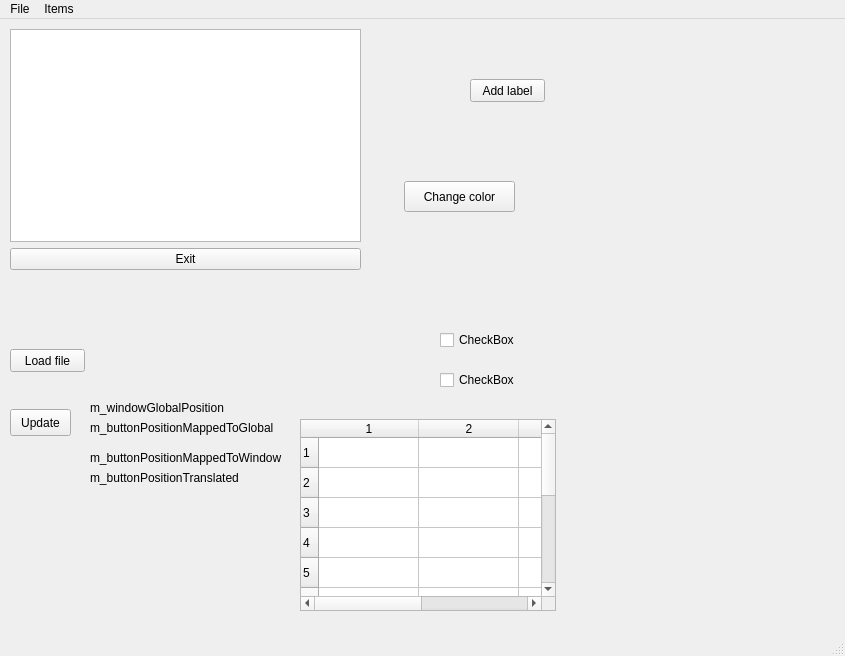
<?xml version="1.0" encoding="UTF-8"?>
<ui version="4.0">
 <class>MainWindow</class>
 <widget class="QMainWindow" name="MainWindow">
  <property name="geometry">
   <rect>
    <x>0</x>
    <y>0</y>
    <width>845</width>
    <height>656</height>
   </rect>
  </property>
  <property name="windowTitle">
   <string>MainWindow</string>
  </property>
  <widget class="QWidget" name="centralwidget">
   <widget class="QWidget" name="verticalLayoutWidget">
    <property name="geometry">
     <rect>
      <x>10</x>
      <y>10</y>
      <width>351</width>
      <height>241</height>
     </rect>
    </property>
    <layout class="QVBoxLayout" name="listAndExitButton">
     <property name="sizeConstraint">
      <enum>QLayout::SetDefaultConstraint</enum>
     </property>
     <item>
      <widget class="QListWidget" name="listView"/>
     </item>
     <item>
      <widget class="QPushButton" name="exitButton">
       <property name="text">
        <string>Exit</string>
       </property>
      </widget>
     </item>
    </layout>
   </widget>
   <widget class="QPushButton" name="m_loadFileButton">
    <property name="geometry">
     <rect>
      <x>10</x>
      <y>330</y>
      <width>75</width>
      <height>23</height>
     </rect>
    </property>
    <property name="text">
     <string>Load file</string>
    </property>
   </widget>
   <widget class="QLabel" name="m_windowGlobalPosition">
    <property name="geometry">
     <rect>
      <x>90</x>
      <y>380</y>
      <width>331</width>
      <height>17</height>
     </rect>
    </property>
    <property name="text">
     <string>m_windowGlobalPosition</string>
    </property>
   </widget>
   <widget class="QLabel" name="m_buttonPositionMappedToGlobal">
    <property name="geometry">
     <rect>
      <x>90</x>
      <y>400</y>
      <width>321</width>
      <height>17</height>
     </rect>
    </property>
    <property name="text">
     <string>m_buttonPositionMappedToGlobal</string>
    </property>
   </widget>
   <widget class="QLabel" name="m_buttonPositionMappedToWindow">
    <property name="geometry">
     <rect>
      <x>90</x>
      <y>430</y>
      <width>331</width>
      <height>17</height>
     </rect>
    </property>
    <property name="text">
     <string>m_buttonPositionMappedToWindow</string>
    </property>
   </widget>
   <widget class="QPushButton" name="m_updateButton">
    <property name="geometry">
     <rect>
      <x>10</x>
      <y>390</y>
      <width>61</width>
      <height>27</height>
     </rect>
    </property>
    <property name="text">
     <string>Update</string>
    </property>
   </widget>
   <widget class="QLabel" name="m_buttonPositionTranslated">
    <property name="geometry">
     <rect>
      <x>90</x>
      <y>450</y>
      <width>331</width>
      <height>17</height>
     </rect>
    </property>
    <property name="text">
     <string>m_buttonPositionTranslated</string>
    </property>
   </widget>
   <widget class="QCheckBox" name="checkBox">
    <property name="geometry">
     <rect>
      <x>440</x>
      <y>310</y>
      <width>94</width>
      <height>22</height>
     </rect>
    </property>
    <property name="text">
     <string>CheckBox</string>
    </property>
   </widget>
   <widget class="QCheckBox" name="checkBox_2">
    <property name="geometry">
     <rect>
      <x>440</x>
      <y>350</y>
      <width>94</width>
      <height>22</height>
     </rect>
    </property>
    <property name="text">
     <string>CheckBox</string>
    </property>
   </widget>
   <widget class="QPushButton" name="m_addLabel">
    <property name="geometry">
     <rect>
      <x>470</x>
      <y>60</y>
      <width>75</width>
      <height>23</height>
     </rect>
    </property>
    <property name="text">
     <string>Add label</string>
    </property>
   </widget>
   <widget class="QWidget" name="formLayoutWidget">
    <property name="geometry">
     <rect>
      <x>610</x>
      <y>20</y>
      <width>221</width>
      <height>441</height>
     </rect>
    </property>
    <layout class="QFormLayout" name="m_labelList"/>
   </widget>
   <widget class="QPushButton" name="m_changeColor">
    <property name="geometry">
     <rect>
      <x>404</x>
      <y>162</y>
      <width>111</width>
      <height>31</height>
     </rect>
    </property>
    <property name="text">
     <string>Change color</string>
    </property>
   </widget>
   <widget class="QTableWidget" name="m_tableWidget">
    <property name="geometry">
     <rect>
      <x>300</x>
      <y>400</y>
      <width>256</width>
      <height>192</height>
     </rect>
    </property>
    <property name="rowCount">
     <number>12</number>
    </property>
    <property name="columnCount">
     <number>4</number>
    </property>
    <row/>
    <row/>
    <row/>
    <row/>
    <row/>
    <row/>
    <row/>
    <row/>
    <row/>
    <row/>
    <row/>
    <row/>
    <column/>
    <column/>
    <column/>
    <column/>
   </widget>
  </widget>
  <widget class="QMenuBar" name="menubar">
   <property name="geometry">
    <rect>
     <x>0</x>
     <y>0</y>
     <width>845</width>
     <height>18</height>
    </rect>
   </property>
   <widget class="QMenu" name="menuFile">
    <property name="title">
     <string>File</string>
    </property>
    <addaction name="actionExit"/>
   </widget>
   <widget class="QMenu" name="menuItems">
    <property name="title">
     <string>Items</string>
    </property>
    <addaction name="actionAdd_some_items"/>
   </widget>
   <addaction name="menuFile"/>
   <addaction name="menuItems"/>
  </widget>
  <widget class="QStatusBar" name="statusbar"/>
  <action name="actionExit">
   <property name="text">
    <string>Exit</string>
   </property>
  </action>
  <action name="actionAdd_some_items">
   <property name="text">
    <string>Add some items</string>
   </property>
  </action>
  <action name="actionMainWindowMoved">
   <property name="text">
    <string>mainWindowMoved</string>
   </property>
  </action>
 </widget>
 <resources/>
 <connections/>
</ui>
